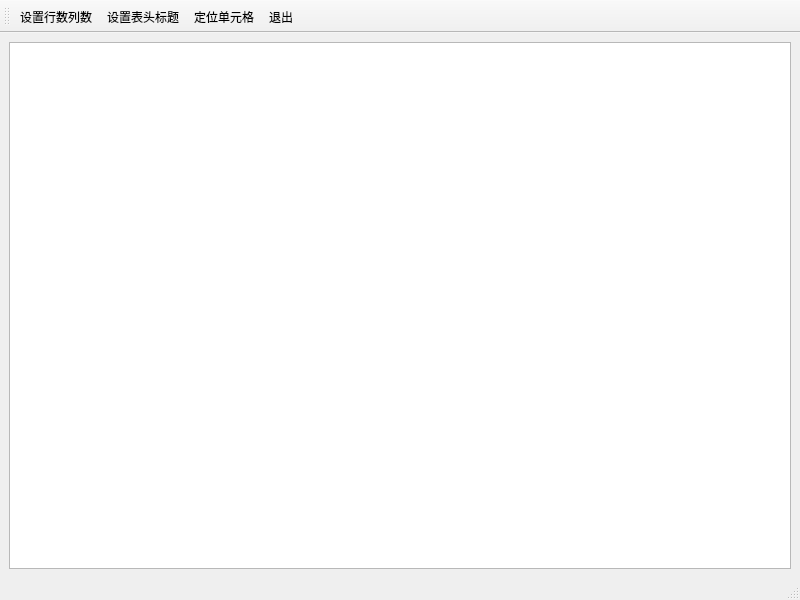
<?xml version="1.0" encoding="UTF-8"?>
<ui version="4.0">
 <class>MainWindow</class>
 <widget class="QMainWindow" name="MainWindow">
  <property name="geometry">
   <rect>
    <x>0</x>
    <y>0</y>
    <width>800</width>
    <height>600</height>
   </rect>
  </property>
  <property name="windowTitle">
   <string>MainWindow</string>
  </property>
  <widget class="QWidget" name="centralwidget">
   <layout class="QGridLayout" name="gridLayout">
    <item row="0" column="0">
     <widget class="QTableView" name="tableView"/>
    </item>
   </layout>
  </widget>
  <widget class="QMenuBar" name="menubar">
   <property name="geometry">
    <rect>
     <x>0</x>
     <y>0</y>
     <width>800</width>
     <height>21</height>
    </rect>
   </property>
  </widget>
  <widget class="QStatusBar" name="statusbar"/>
  <widget class="QToolBar" name="mainToolBar">
   <property name="windowTitle">
    <string>toolBar</string>
   </property>
   <property name="toolButtonStyle">
    <enum>Qt::ToolButtonTextUnderIcon</enum>
   </property>
   <attribute name="toolBarArea">
    <enum>TopToolBarArea</enum>
   </attribute>
   <attribute name="toolBarBreak">
    <bool>false</bool>
   </attribute>
   <addaction name="actTab_SetSize"/>
   <addaction name="actTab_SetHeader"/>
   <addaction name="actTab_Locate"/>
   <addaction name="actFile_Quit"/>
  </widget>
  <action name="actTab_SetSize">
   <property name="icon">
    <iconset resource="res.qrc">
     <normaloff>:/images/images/230.bmp</normaloff>:/images/images/230.bmp</iconset>
   </property>
   <property name="text">
    <string>设置行数列数</string>
   </property>
   <property name="toolTip">
    <string>设置表格行数列数</string>
   </property>
  </action>
  <action name="actTab_SetHeader">
   <property name="icon">
    <iconset resource="res.qrc">
     <normaloff>:/images/images/516.bmp</normaloff>:/images/images/516.bmp</iconset>
   </property>
   <property name="text">
    <string>设置表头标题</string>
   </property>
   <property name="toolTip">
    <string>设置表头标题</string>
   </property>
  </action>
  <action name="actFile_Quit">
   <property name="icon">
    <iconset resource="res.qrc">
     <normaloff>:/images/images/132.bmp</normaloff>:/images/images/132.bmp</iconset>
   </property>
   <property name="text">
    <string>退出</string>
   </property>
   <property name="toolTip">
    <string>退出本软件</string>
   </property>
  </action>
  <action name="actTab_Locate">
   <property name="icon">
    <iconset resource="res.qrc">
     <normaloff>:/images/images/304.bmp</normaloff>:/images/images/304.bmp</iconset>
   </property>
   <property name="text">
    <string>定位单元格</string>
   </property>
   <property name="toolTip">
    <string>定位到某个单元格</string>
   </property>
  </action>
 </widget>
 <resources>
  <include location="res.qrc"/>
 </resources>
 <connections/>
</ui>
